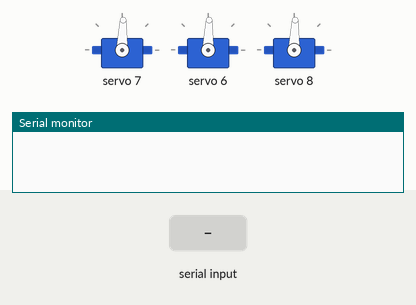
A sketch run on a simulated Arduino Uno, built with avr-gcc and run on an emulated ATmega328P. Parts: 3 × servo, the last lines printed to the serial monitor. The inputs (shaded band) are chosen by the test bench.

Above: at 2.2 s.
2.3 s: "90,45,200\n" received over Serial
At 3.1 s:
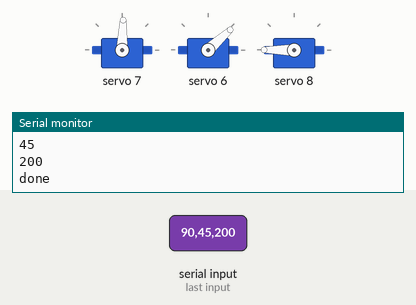
3.8 s: "30,150,10\n" received over Serial
At 4.2 s:
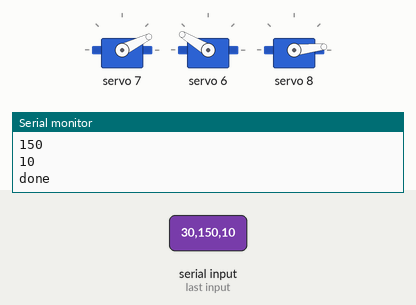
5.3 s: "90,45\n" received over Serial
At 7.2 s:
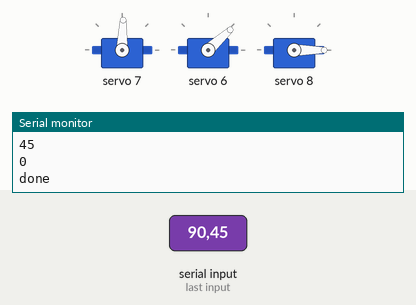
7.8 s: "1,90\n" received over Serial
At 10.0 s:
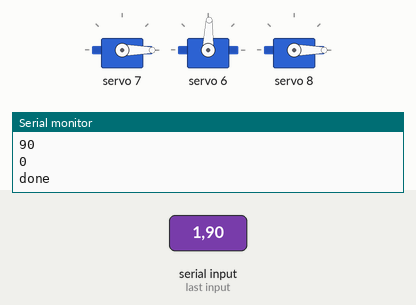
10.3 s: "90\n" received over Serial
At 12.8 s:
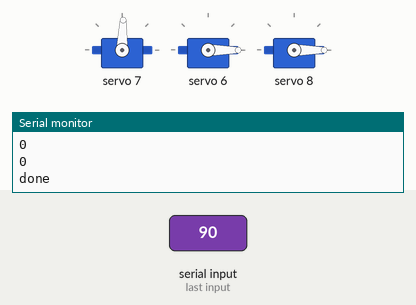
13.3 s: "200\n" received over Serial
At 16.3 s:
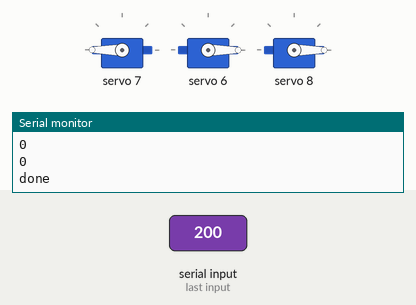
Timing chart, 0 to 17.3 s (numbered marks = the images above; inputs shaded):
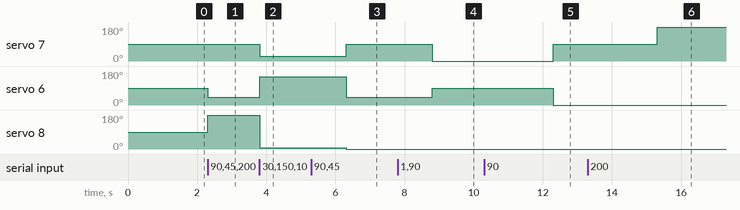

Measured:
- after the input at 2.3 s, servo 6: 88° → 42° at once; servo 8: 88° → 180° at once
- after the input at 3.8 s, servo 7: 88° → 26° at once; servo 6: 42° → 149° at once; servo 8: 180° → 6° at once
- after the input at 5.3 s, servo 7: 26° → 88° after 1.0 s; servo 6: 149° → 42° after 1.0 s; servo 8: 6° → 0° after 1.0 s
- after the input at 7.8 s, servo 7: 88° → 0° after 1.0 s; servo 6: 42° → 88° after 1.0 s
- after the input at 10.3 s, servo 7: 0° → 88° after 2.0 s; servo 6: 88° → 0° after 2.0 s
- after the input at 13.3 s, servo 7: 88° → 180° after 2.0 s

The sketch:

servo_serial_ar.ino
```cpp
#include <Wire.h>
#include <Adafruit_PWMServoDriver.h>

#define SERVOMIN 500    // 最小パルス幅(μs)
#define SERVOMAX 2400   // 最大パルス幅(μs)


Adafruit_PWMServoDriver pwm = Adafruit_PWMServoDriver(0x40); // PCA9685のI2Cアドレスを指定

int Servo_pin0 = 7; // サーボ接続ピンを0番に
int Servo_pin1 = 6; // サーボ接続ピンを1番に
int Servo_pin2 = 8; // サーボ接続ピンを1番に


void setup() {
  Serial.begin(9600);
  servoSetup(); // サーボの初期設定
  moveServos(90,90,90);
}

void loop() {
  if (Serial.available() >= 3) {
    int angle0 = Serial.parseInt();
    int angle1 = Serial.parseInt();
    int angle2 = Serial.parseInt();
    moveServos(angle0, angle1, angle2);
    Serial.println(angle0);
    Serial.println(angle1);
    Serial.println(angle2);
    Serial.println("done");
  }
}


// サーボの初期設定
void servoSetup() {
  pwm.begin(); // 初期設定
  pwm.setPWMFreq(50); // PWM周期を50Hzに設定
  delay(1000);
}


// サーボを動かす
void moveServos(int angle0, int angle1, int angle2) {
  angle0 = map(angle0, 0, 180, SERVOMIN, SERVOMAX); // 角度(0~180)をパルス幅(500~2400μs)に変換
  angle1 = map(angle1, 0, 180, SERVOMIN, SERVOMAX); // 角度(0~180)をパルス幅(500~2400μs)に変換
  angle2 = map(angle2, 0, 180, SERVOMIN, SERVOMAX); // 角度(0~180)をパルス幅(500~2400μs)に変換
  pwm.writeMicroseconds(Servo_pin0, angle0); // サーボを動作させる
  pwm.writeMicroseconds(Servo_pin1, angle1); // サーボを動作させる
  pwm.writeMicroseconds(Servo_pin2, angle2); // サーボを動作させる
}
```
